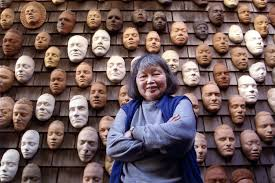
#> input picture Photos/wall.jpg, 275 x 183 px, found by its file name
$ python face_detect.py
#> lines starting #> are read from the running program, lines starting #| are printed output that depends on the picture; after the words box and inside, x2 and y2 are one past the last pixel; in counts of white or black regions, pixels touching at a corner belong together
import cv2 as cv

img = cv.imread('Photos/wall.jpg')
#> img is the input picture: shape (183, 275, 3); mean B, G, R 90.2, 90.6, 111.3
cv.imshow('Person', img)

gray = cv.cvtColor(img, cv.COLOR_BGR2GRAY)
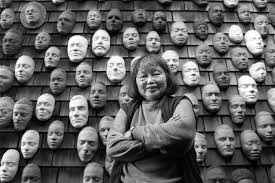
#> gray: shape (183, 275); min 0, max 255, mean 96.8
cv.imshow('Gray Person',gray)

haar_cascade = cv.CascadeClassifier('basic\haar_face.xml')

faces_rect = haar_cascade.detectMultiScale(gray, scaleFactor=1.1, minNeighbors=1)
#> faces_rect = 20 rows, first 6: [8, 3, 25, 25], [167, 21, 24, 24], [88, 28, 25, 25], [64, 34, 25, 25], [10, 56, 25, 25], [102, 54, 26, 26]

print(f' Number of faces found = {len(faces_rect)}')
#|  Number of faces found = 20

for(x,y,w,h) in faces_rect:
    cv.rectangle(img, (x,y), (x+w,y+w), (0,255,0), thickness=2)
#> this loop made 20 passes
#> (x, y, w, h) on passes 1 to 12: (8, 3, 25, 25), (167, 21, 24, 24), (88, 28, 25, 25), (64, 34, 25, 25), (10, 56, 25, 25), (102, 54, 26, 26), (70, 62, 24, 24), (237, 76, 26, 26), (85, 82, 24, 24), (200, 84, 26, 26), (31, 93, 26, 26), (227, 98, 24, 24)
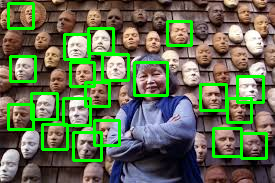
#> img: shape (183, 275, 3); 11.53% of pixels changed, all inside (x1, y1, x2, y2) = (7, 2, 268, 162)
cv.imshow('Detected Faces', img)


cv.waitKey(0)

$ run again, with Photos/3.jpg copied over Photos/wall.jpg
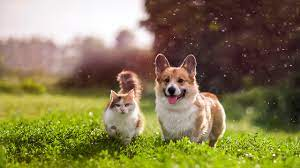
#> input picture Photos/3.jpg, 300 x 168 px, found by its file name
#> img is the input picture: shape (168, 300, 3); mean B, G, R 80.3, 122.2, 133.5
#> `gray = cv.cvtColor(img, cv.COLOR_BGR2GRAY)`:
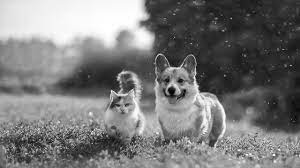
#> gray: shape (168, 300); min 2, max 255, mean 120.8
#> faces_rect = [[93, 66, 54, 54], [216, 100, 58, 58]]
#|  Number of faces found = 2
#> the loop `for(x,y,w,h) in faces_rect:` made 2 passes
#> after the loop `for(x,y,w,h) in faces_rect:`:
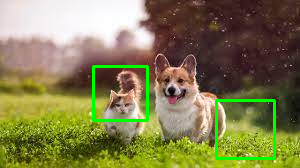
#> img: shape (168, 300, 3); 2.65% of pixels changed, all inside (x1, y1, x2, y2) = (92, 65, 276, 160)

$ run again, with Photos/4.jpg copied over Photos/wall.jpg
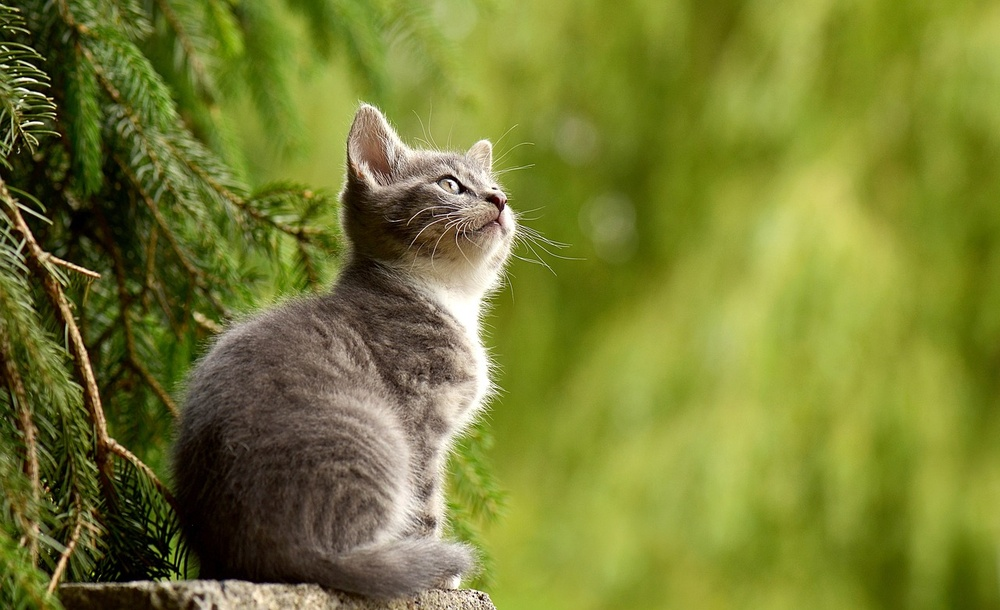
#> input picture Photos/4.jpg, 1000 x 610 px, shrunk from 1280 x 781 before the run, found by its file name
#> img is the input picture: shape (610, 1000, 3); mean B, G, R 49.8, 125.8, 119.2
#> `gray = cv.cvtColor(img, cv.COLOR_BGR2GRAY)`:
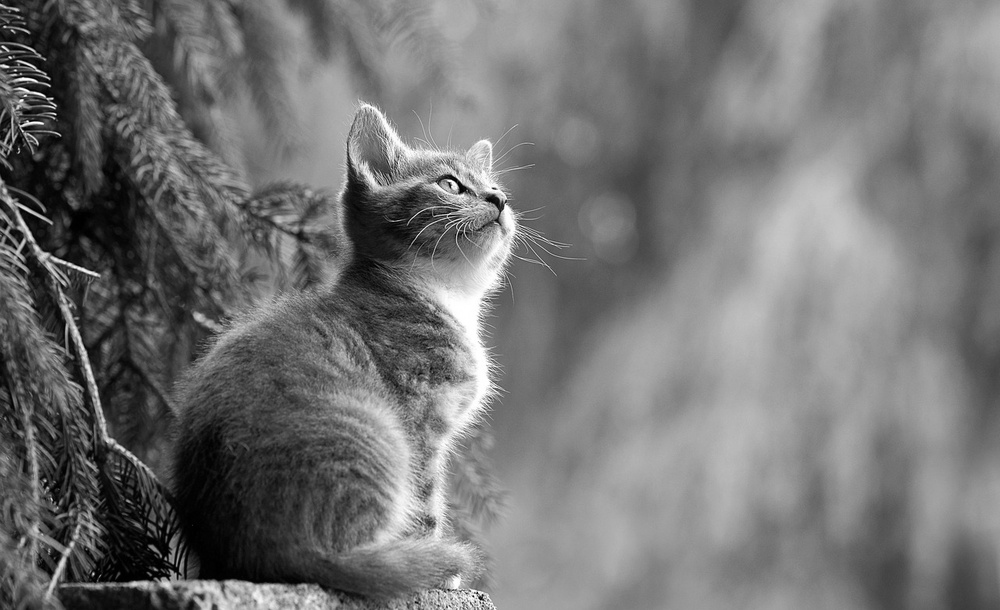
#> gray: shape (610, 1000); min 0, max 255, mean 115.2
#> faces_rect = [[145, 88, 26, 26], [185, 33, 51, 51], [160, 198, 52, 52], [163, 30, 57, 57], [75, 278, 55, 55], [18, 359, 58, 58], [457, 178, 60, 60], [264, 205, 86, 86], [80, 275, 72, 72]]
#|  Number of faces found = 9
#> the loop `for(x,y,w,h) in faces_rect:` made 9 passes
#> after the loop `for(x,y,w,h) in faces_rect:`:
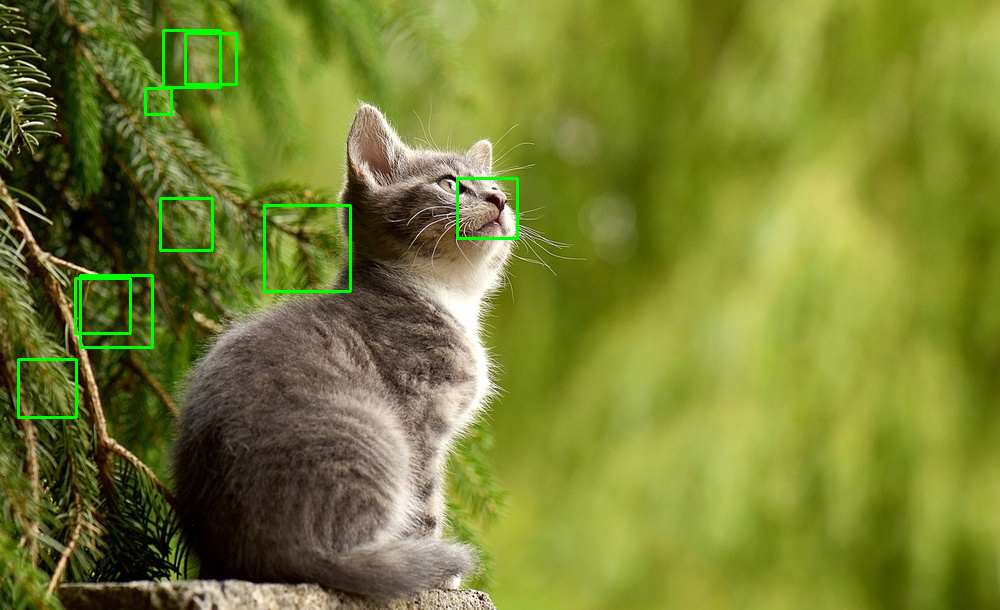
#> img: shape (610, 1000, 3); 1% of pixels changed, all inside (x1, y1, x2, y2) = (17, 29, 519, 419)
